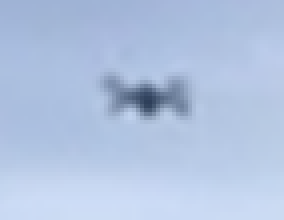
#> input picture Imgs/Templates/template_image_2.png, 71 x 55 px (shown 4 times larger)
$ python -i TemplateMatching.py   (imports and definitions only)
#> lines starting #> are read from the running program, lines starting #| are printed output that depends on the picture; after the words box and inside, x2 and y2 are one past the last pixel; in counts of white or black regions, pixels touching at a corner belong together


import numpy as np
import cv2 as cv
import matplotlib.pyplot as plt
import os
from copy import deepcopy
from math import sqrt
from scipy.signal import medfilt
import imutils
import joblib
import time


TEMPLATES_DIR = 'C:\\Users\\kseni\\Github-repos\\odject-detector-python\\Imgs\\Templates'


# [55 lines left out: function videoMatcher, not called in this run]


def imageMatcher(source_image, show=False, size_decrease=4):

    """

    Функция для применения методов к изображению

    """
#> called with source_image = 'Imgs/Templates/template_image_2.png', show = False, size_decrease = 4

    try:
        source_image = cv.imread(source_image)
#> source_image is the input picture: shape (55, 71, 3); mean B, G, R 225.2, 195.8, 177.7
    except:
        pass
    height, width, _ = source_image.shape
#> height = 55; width = 71
    source_image_grey = cv.cvtColor(source_image, cv.COLOR_BGR2GRAY)
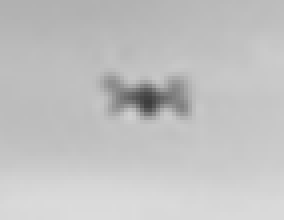
#> source_image_grey: shape (55, 71) (shown 4 times larger); min 61, max 219, mean 193.8

    #frame = templateMatching(source_image_grey, templates_dir=TEMPLATES_DIR, thresh=0.73)
    #frame = HarrisMethod(frame)
    image, mask = getSky(source_image)
    #sky_image = CannyContours(image)
    print("EXND")
    if show:
        show_image = cv.resize(source_image, (width//size_decrease, height//size_decrease))
        cv.imshow("dasd", show_image)
        cv.waitKey(0)
    return image, mask


# [113 lines left out: functions templateMatching, brigthnessEstimation, EuclideanDistanceMax, EuclideanDistance, not called in this run]


def calSkyline(mask):

    """

    Gets raw mask and returns horizon line

    """

    height, width = mask.shape
    for i in range(width):
        raw = mask[:, i]
        after_median = medfilt(raw, 19)
        try:
            first_zero_index = np.where(after_median==0)[0][0]
            first_one_index = np.where(after_median==1)[0][0]
            if first_zero_index >= 0:
                mask[first_one_index:first_zero_index, i] = 1
                mask[first_zero_index:, i] = 0
                mask[:first_one_index, i] = 0
        except:
            continue
    #plt.imshow(mask)
    #plt.show()
    mask = cv.medianBlur(mask, 107) #205
    return mask


def getSky(image, show=False, show_mask=False, size_decrease=1):

    """

    This func gets image and returns sky part of image and it's mask
    image - входное изображение, на котором необходимо найти небо

    """
#> called with show = False, show_mask = False, size_decrease = 1

    height, width, _ = image.shape
#> height = 55; width = 71
    image_gray = cv.cvtColor(image, cv.COLOR_BGR2GRAY)

    image_gray = cv.blur(image_gray, (2,2))
    cv.medianBlur(image_gray, 5)
    lap = cv.Laplacian(image_gray, cv.CV_8U)
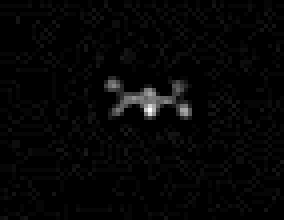
#> lap: shape (55, 71) (shown 4 times larger); min 0, max 38, mean 0.9; drawn with min black and max white
    gradient_mask = (lap < 6).astype(np.uint8)
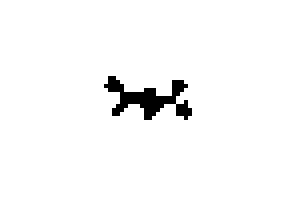
#> gradient_mask: shape (55, 71) (shown 4 times larger); values 0 (black) and 1 (white), 97.4% white; 1 black region, box (x1, y1, x2, y2) and area: (26, 19, 48, 30) 102

    kernel = cv.getStructuringElement(cv.MORPH_RECT, (5, 30))
    mask = cv.morphologyEx(gradient_mask, cv.MORPH_OPEN, kernel)
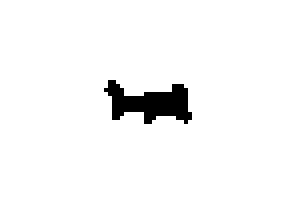
#> mask: shape (55, 71) (shown 4 times larger); values 0 (black) and 1 (white), 96.5% white; 1 black region, box (x1, y1, x2, y2) and area: (26, 20, 48, 31) 135
    mask = calSkyline(mask)
#> the loop in calSkyline, `for i in range(width):` made 71 passes
#> (first_zero_index, first_one_index) on pass 29: (20, 0)
#> after the loop in calSkyline, `for i in range(width):`:
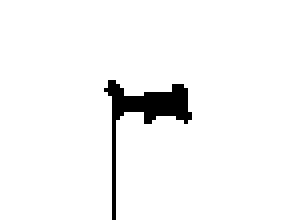
#> mask: shape (55, 71) (shown 4 times larger); values 0 (black) and 1 (white), 95.9% white; 1 black region, box (x1, y1, x2, y2) and area: (26, 20, 48, 55) 160
#> in calSkyline, `mask = cv.medianBlur(mask, 107)`: mask: shape (55, 71); every value is 1
    final_image = cv.bitwise_and(image, image, mask=mask)
    if show:
        showImage(final_image, size_decrease, "Sky")
    if show_mask:
        showImage(mask, size_decrease, "Sky Mask")

    return final_image, mask


# [337 lines left out: functions HarrisMethod, nothing, findFilters, CannyContours, showImage, showImages and 3 more, not called in this run]


# [2 lines not run here, left out]

>>> result = imageMatcher('Imgs/Templates/template_image_2.png')
